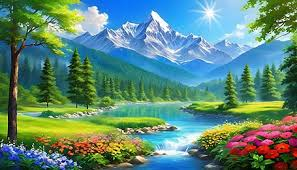
#> input picture scenery.jpeg, 297 x 170 px
$ jupyter execute Untitled.ipynb
#> lines starting #> are read from the running program, lines starting #| are printed output that depends on the picture
[cell 1]
import matplotlib.pyplot as plt
import numpy as np
import cv2
from sklearn.cluster import KMeans

[cell 2]
image= cv2.imread('scenery.jpeg')
#> image is the input picture: shape (170, 297, 3); mean B, G, R 120.5, 136.1, 93.8
image = cv2.cvtColor(image, cv2.COLOR_BGR2RGB)
print(image.shape)
#| (170, 297, 3)

[cell 3]
plt.imshow(image)
plt.show()

[cell 4]
X=image.reshape(-1,3)
print(X.shape)
#| (50490, 3)

[cell 5]
k=10
model=KMeans(n_clusters=4)
model.fit(X)

[cell 6]
centroids=model.cluster_centers_

[cell 7]
print(centroids)

[cell 8]
colors = np.array(centroids, dtype='uint8')

[cell 9]
print(colors)

[cell 10]
i=1
for color in colors:
    plt.subplot(1,k,i)
    plt.axis('off')
    i=i+1
    mat=np.zeros((100,100,3),dtype='uint8')
    mat[:,:,:]=color
    plt.imshow(mat)
plt.show()
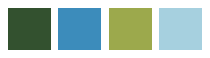
#> figure drawn by matplotlib, 4 panels
